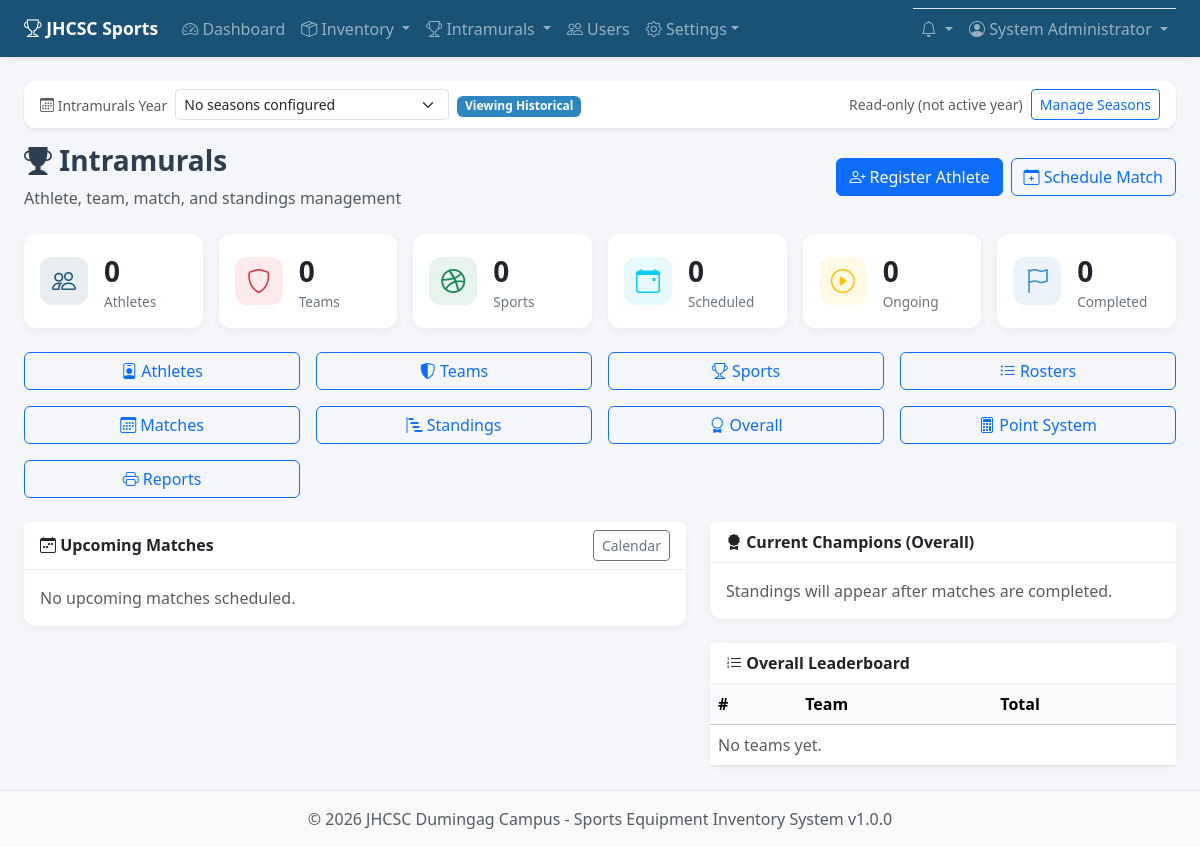
Page /intramurals/index.php (signed in) on the earlier database version.
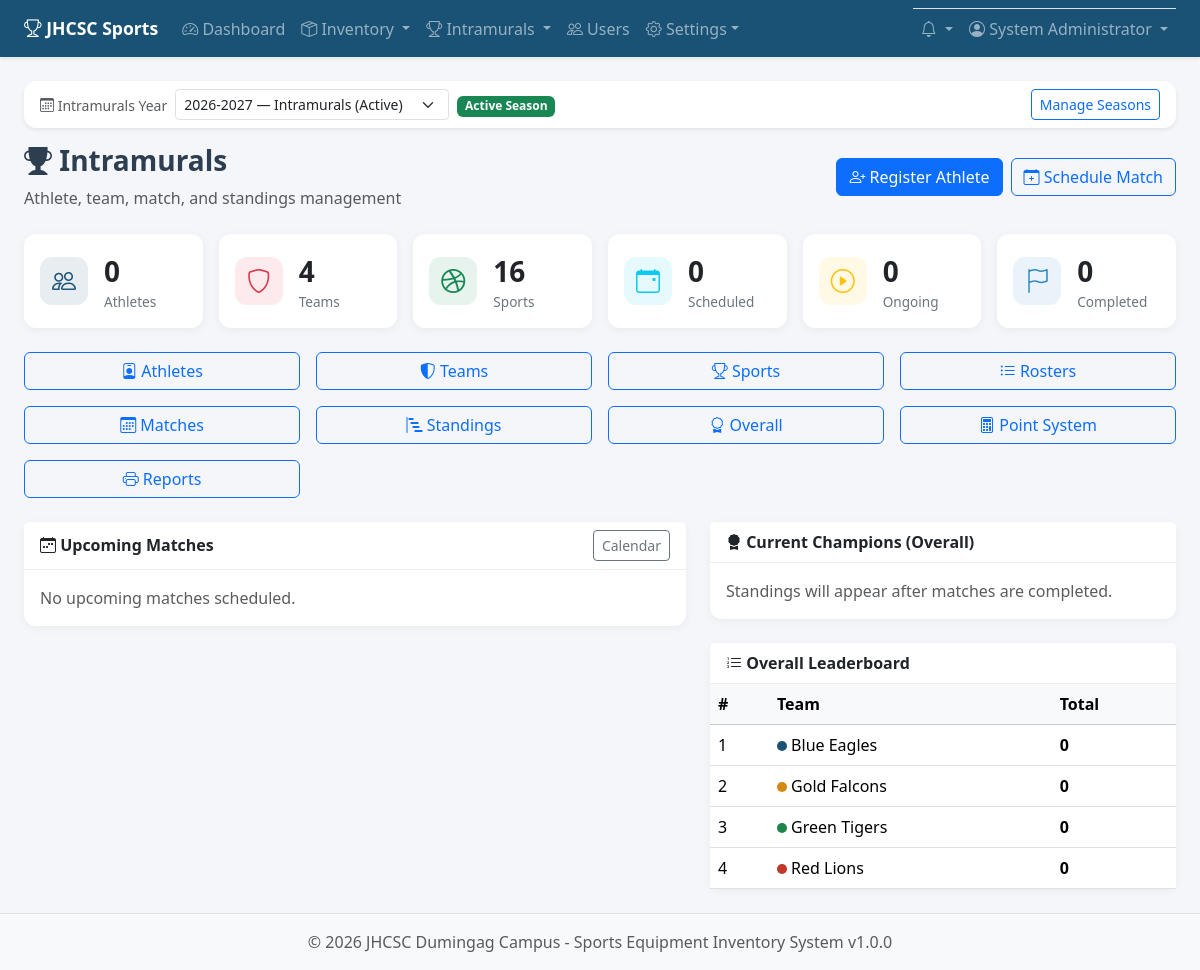
Same page on the later database version.
### tables this page shows
CREATE TABLE IF NOT EXISTS intramural_teams (
    id INT AUTO_INCREMENT PRIMARY KEY,
    name VARCHAR(100) NOT NULL,
    short_name VARCHAR(30) DEFAULT NULL,
    color VARCHAR(20) DEFAULT '#1a5276',
    logo VARCHAR(255) DEFAULT NULL,
    department VARCHAR(100) DEFAULT NULL,
    coach_name VARCHAR(100) DEFAULT NULL,
    unit_manager_id INT DEFAULT NULL,
    coach_user_id INT DEFAULT NULL,
    description TEXT,
    is_active TINYINT(1) NOT NULL DEFAULT 1,
    created_at TIMESTAMP DEFAULT CURRENT_TIMESTAMP,
    updated_at TIMESTAMP DEFAULT CURRENT_TIMESTAMP ON UPDATE CURRENT_TIMESTAMP,
    UNIQUE KEY uq_team_name (name),
    FOREIGN KEY (unit_manager_id) REFERENCES users(id) ON DELETE SET NULL,
    FOREIGN KEY (coach_user_id) REFERENCES users(id) ON DELETE SET NULL
);

### includes/intramurals.php (called while the page is built, shortened)
<?php
function sportLabel(array $sport): string
{
    return $sport['name'] . ' (' . ucfirst($sport['category']) . ')';
}
function getAllSeasons(bool $includeArchived = true): array
{
    try {
        $db = getDB();
        $sql = 'SELECT * FROM intramural_seasons';
        $sql .= ' ORDER BY is_active DESC, year_label DESC, id DESC';
        return $db->query($sql)->fetchAll();
    } catch (Throwable $e) {
        return [];
    }
}
function getActiveSeason(): ?array
{
    try {
        $db = getDB();
        $season = $db->query('SELECT * FROM intramural_seasons WHERE is_active = 1 ORDER BY id DESC LIMIT 1')->fetch();
        if ($season) {
            return $season;
        }
        return $db->query('SELECT * FROM intramural_seasons ORDER BY id DESC LIMIT 1')->fetch() ?: null;
    } catch (Throwable $e) {
        return null;
    }
}
function getSeasonById(int $id): ?array
{
    try {
        $db = getDB();
        $stmt = $db->prepare('SELECT * FROM intramural_seasons WHERE id = ?');
        $stmt->execute([$id]);
        return $stmt->fetch() ?: null;
    } catch (Throwable $e) {
        return null;
    }
}
function getCurrentSeasonId(): ?int
{
    $active = getActiveSeason();
    return $active ? (int) $active['id'] : null;
}
function getCurrentSeason(): ?array
{
    $id = getCurrentSeasonId();
    return $id ? getSeasonById($id) : getActiveSeason();
}
function isViewingActiveSeason(): bool
{
    $current = getCurrentSeason();
    return $current && !empty($current['is_active']);
}
function getIntramuralsStats(?int $seasonId = null): array
{
    $db = getDB();
    $seasonId = $seasonId ?? getCurrentSeasonId();
    $stats = [
        'total_athletes' => 0,
        'total_teams' => 0,
        'total_sports' => 0,
        'scheduled_games' => 0,
        'completed_games' => 0,
        'ongoing_games' => 0,
        'registered_athletes' => 0,
    ];
    try {
        $stats['total_athletes'] = (int) $db->query('SELECT COUNT(*) FROM intramural_athletes WHERE is_active = 1')->fetchColumn();
        $stats['total_teams'] = (int) $db->query('SELECT COUNT(*) FROM intramural_teams WHERE is_active = 1')->fetchColumn();
        $stats['total_sports'] = (int) $db->query('SELECT COUNT(*) FROM intramural_sports WHERE is_active = 1')->fetchColumn();
        if ($seasonId) {
            $stmt = $db->prepare("SELECT COUNT(*) FROM intramural_matches WHERE status = 'scheduled' AND season_id = ?");
            $stmt->execute([$seasonId]);
            $stats['scheduled_games'] = (int) $stmt->fetchColumn();
            $stmt = $db->prepare("SELECT COUNT(*) FROM intramural_matches WHERE status IN ('completed', 'forfeit') AND season_id = ?");
            $stmt->execute([$seasonId]);
            $stats['completed_games'] = (int) $stmt->fetchColumn();
            $stmt = $db->prepare("SELECT COUNT(*) FROM intramural_matches WHERE status = 'ongoing' AND season_id = ?");
            $stmt->execute([$seasonId]);
            $stats['ongoing_games'] = (int) $stmt->fetchColumn();
            $stmt = $db->prepare('SELECT COUNT(DISTINCT athlete_id) FROM intramural_registrations WHERE season_id = ?');
            $stmt->execute([$seasonId]);
            $stats['registered_athletes'] = (int) $stmt->fetchColumn();
        }
    } catch (Throwable $e) {
    }
    return $stats;
}
function getPointSchemeById(?int $schemeId): array
{
    try {
        $db = getDB();
        $stmt = $db->prepare('SELECT * FROM intramural_point_schemes WHERE id = ? AND is_active = 1');
        $stmt->execute([$schemeId]);
        $scheme = $stmt->fetch();
        return $scheme ?: defaultPointScheme();
    } catch (Throwable $e) {
        return defaultPointScheme();
    }
}
function getPointSchemeForSport(array $sport): array
{
    $schemeId = !empty($sport['point_scheme_id']) ? (int) $sport['point_scheme_id'] : null;
    return getPointSchemeById($schemeId);
}
function computeSportStandings(?int $sportId = null, ?int $seasonId = null): array
{
    $db = getDB();
    $seasonId = $seasonId ?? getCurrentSeasonId();
    try {
        if ($sportId) {
            $sports = $db->prepare('SELECT s.*, ps.name as scheme_name, ps.points_1, ps.points_2, ps.points_3, ps.points_4, ps.points_5, ps.points_6
                FROM intramural_sports s
                LEFT JOIN intramural_point_schemes ps ON s.point_scheme_id = ps.id
                WHERE s.id = ? AND s.is_active = 1');
            $sports->execute([$sportId]);
            $sports = $sports->fetchAll();
        } else {
            $sports = $db->query('SELECT s.*, ps.name as scheme_name, ps.points_1, ps.points_2, ps.points_3, ps.points_4, ps.points_5, ps.points_6
                FROM intramural_sports s
                LEFT JOIN intramural_point_schemes ps ON s.point_scheme_id = ps.id
                WHERE s.is_active = 1 ORDER BY s.name, s.category')->fetchAll();
        }
    } catch (Throwable $e) {
        if ($sportId) {
            $sports = $db->prepare('SELECT * FROM intramural_sports WHERE id = ? AND is_active = 1');
            $sports->execute([$sportId]);
            $sports = $sports->fetchAll();
        } else {
            $sports = $db->query('SELECT * FROM intramural_sports WHERE is_active = 1 ORDER BY name, category')->fetchAll();
        }
    }
    $result = [];
    foreach ($sports as $sport) {
        $sid = (int) $sport['id'];
        $scheme = getPointSchemeForSport($sport);
        $teams = $db->query('SELECT * FROM intramural_teams WHERE is_active = 1 ORDER BY name')->fetchAll();
        $standings = [];
        foreach ($teams as $team) {
            $standings[(int) $team['id']] = [
                'team_id' => (int) $team['id'],
                'team_name' => $team['name'],
                'short_name' => $team['short_name'] ?: $team['name'],
                'color' => $team['color'],
                'played' => 0,
                'wins' => 0,
                'losses' => 0,
                'draws' => 0,
                'points' => 0,
                'placement_points' => 0,
                'placement_label' => null,
                'score_for' => 0,
                'score_against' => 0,
                'diff' => 0,
            ];
        }
        if ($seasonId) {
            $stmt = $db->prepare("SELECT * FROM intramural_matches WHERE sport_id = ? AND season_id = ? AND status IN ('completed', 'forfeit')");
            $stmt->execute([$sid, $seasonId]);
        } else {
            $stmt = $db->prepare("SELECT * FROM intramural_matches WHERE sport_id = ? AND status IN ('completed', 'forfeit')");
            $stmt->execute([$sid]);
        }
        $matches = $stmt->fetchAll();
        $rows = array_values($standings);
        usort($rows, function ($x, $y) {
            if ($x['points'] !== $y['points']) {
                return $y['points'] <=> $x['points'];
            }
            if ($x['wins'] !== $y['wins']) {
                return $y['wins'] <=> $x['wins'];
            }
            if ($x['diff'] !== $y['diff']) {
                return $y['diff'] <=> $x['diff'];
            }
            return $y['score_for'] <=> $x['score_for'];
        });
        $rank = 1;
        foreach ($rows as &$row) {
            $row['rank'] = $rank++;
            $row['medal'] = null;
            $row['placement_points'] = 0;
            $row['placement_label'] = null;
        }
        $result[$sid] = [
            'sport' => $sport,
            'scheme' => $scheme,
            'standings' => $rows,
        ];
    }
    return $result;
}
function computeOverallStandings(): array
{
    $all = computeSportStandings(null);
    $db = getDB();
    $teams = $db->query('SELECT * FROM intramural_teams WHERE is_active = 1 ORDER BY name')->fetchAll();
    $overall = [];
    foreach ($teams as $team) {
        $overall[(int) $team['id']] = [
            'team_id' => (int) $team['id'],
            'team_name' => $team['name'],
            'short_name' => $team['short_name'] ?: $team['name'],
            'color' => $team['color'],
            'sports' => [],
            'total' => 0,
            'gold' => 0,
            'silver' => 0,
            'bronze' => 0,
        ];
    }
    foreach ($all as $sid => $block) {
        $sportKey = sportLabel($block['sport']);
        foreach ($block['standings'] as $row) {
            $tid = $row['team_id'];
            if (!isset($overall[$tid]) || $row['played'] === 0) {
                continue;
            }
            $pts = (int) $row['placement_points'];
            $overall[$tid]['sports'][$sportKey] = $pts;
            $overall[$tid]['total'] += $pts;
        }
    }
    $rows = array_values($overall);
    usort($rows, function ($a, $b) {
        if ($a['total'] !== $b['total']) {
            return $b['total'] <=> $a['total'];
        }
        if ($a['gold'] !== $b['gold']) {
            return $b['gold'] <=> $a['gold'];
        }
        if ($a['silver'] !== $b['silver']) {
            return $b['silver'] <=> $a['silver'];
        }
        return $b['bronze'] <=> $a['bronze'];
    });
    $rank = 1;
    return [
        'sport_labels' => array_map(fn($b) => sportLabel($b['sport']), $all),
        'standings' => $rows,
    ];
}

### includes/auth.php (called while the page is built, shortened)
<?php
require_once __DIR__ . '/functions.php';
require_once __DIR__ . '/intramurals.php';
function isLoggedIn(): bool
{
    return isset($_SESSION['user_id']) && !empty($_SESSION['user_id']);
}
function canManageIntramurals(): bool
{
    return isLoggedIn() && in_array($_SESSION['user_role'], ['admin', 'coordinator', 'staff'], true);
}

### includes/functions.php (called while the page is built, shortened)
<?php
function sanitize(string $input): string
{
    return htmlspecialchars(trim($input), ENT_QUOTES, 'UTF-8');
}

### intramurals/index.php (the view, shortened to what the changed rows need)
<?php
require_once __DIR__ . '/../includes/auth.php';
$seasonId = getCurrentSeasonId();
$stats = getIntramuralsStats();
$overall = [];
try {
    $overallData = computeOverallStandings();
    $overall = $overallData['standings'];
} catch (Throwable $e) {
    flash('error', 'Intramurals tables are not installed yet. Run database/migrate_intramurals.sql or database/run_seasons_migrate.php.');
}
require_once __DIR__ . '/../includes/header.php';
require __DIR__ . '/_season_bar.php';
?>
<div class="page-header d-flex justify-content-between align-items-center flex-wrap gap-2">
    <div>
        <h1><i class="bi bi-trophy-fill"></i> Intramurals</h1>
    </div>
</div>
<div class="row g-3 mb-4">
    <div class="col-6 col-md-4 col-xl-2">
        <div class="card stat-card h-100">
            <div class="card-body d-flex align-items-center gap-3">
                <div>
                    <div class="stat-value"><?= $stats['total_teams'] ?></div>
                    <div class="stat-label">Teams</div>
                </div>
            </div>
        </div>
    </div>
    <div class="col-6 col-md-4 col-xl-2">
        <div class="card stat-card h-100">
            <div class="card-body d-flex align-items-center gap-3">
                <div>
                    <div class="stat-value"><?= $stats['total_sports'] ?></div>
                    <div class="stat-label">Sports</div>
                </div>
            </div>
        </div>
    </div>
</div>
<div class="row g-4">
    <div class="col-lg-5">
        <div class="card">
            <div class="card-body p-0">
                <table class="table mb-0">
                    <thead class="table-light"><tr><th>#</th><th>Team</th><th>Total</th></tr></thead>
                    <tbody>
                        <?php foreach (array_slice($overall, 0, 6) as $row): ?>
                        <tr>
                            <td><?= $row['rank'] ?></td>
                            <td><span style="display:inline-block;width:10px;height:10px;border-radius:50%;background:<?= sanitize($row['color']) ?>"></span> <?= sanitize($row['team_name']) ?></td>
                            <td><strong><?= $row['total'] ?></strong></td>
                        </tr>
                        <?php endforeach; ?>
                        <?php if (empty($overall)): ?>
                        <tr><td colspan="3" class="text-muted">No teams yet.</td></tr>
                        <?php endif; ?>
                    </tbody>
                </table>
            </div>
        </div>
    </div>
</div>
<?php require_once __DIR__ . '/../includes/footer.php'; ?>

### intramurals/_season_bar.php (shortened to what the changed rows need)
<?php
$__season = getCurrentSeason();
$__seasons = getAllSeasons(true);
$__writable = isViewingActiveSeason();
?>
<div class="card mb-3 border-0 shadow-sm season-bar">
    <div class="card-body py-2 px-3">
        <form method="GET" class="row g-2 align-items-center">
            <div class="col-md-4 col-lg-3">
                <select name="season_id" class="form-select form-select-sm" onchange="this.form.submit()">
                    <?php foreach ($__seasons as $s): ?>
                    <option value="<?= $s['id'] ?>" <?= $__season && (int) $__season['id'] === (int) $s['id'] ? 'selected' : '' ?>>
                        <?= sanitize($s['year_label']) ?> — <?= sanitize($s['name']) ?>
                    </option>
                    <?php endforeach; ?>
                    <?php if (empty($__seasons)): ?>
                    <option value="">No seasons configured</option>
                    <?php endif; ?>
                </select>
            </div>
            <div class="col-auto">
                <?php if ($__season && !empty($__season['is_active'])): ?>
                <span class="badge bg-success">Active Season</span>
                <?php else: ?>
                <span class="badge bg-secondary">Viewing Historical</span>
                <?php endif; ?>
            </div>
            <div class="col-auto ms-auto d-flex gap-2">
                <?php if (!$__writable): ?>
                <span class="small text-muted align-self-center">Read-only (not active year)</span>
                <?php endif; ?>
                <?php if (canManageIntramurals()): ?>
                <a href="<?= BASE_URL ?>/intramurals/seasons/index.php" class="btn btn-sm btn-outline-primary">Manage Seasons</a>
                <?php endif; ?>
            </div>
        </form>
    </div>
</div>

Differences in the rows shown:
added intramural_teams: rank "1", name "Blue Eagles", total "0"
added intramural_teams: rank "2", name "Gold Falcons", total "0"
added intramural_teams: id "3", name "Green Tigers", total "0"
added intramural_teams: rank "4", name "Red Lions", total "0"
Other differences:
form field season_id: "No seasons configured" → "2026-2027 — Intramurals (Active)"
$stats['total_teams']: "0" → "4"
$stats['total_sports']: "0" → "16"
text no longer shown: "Viewing Historical Read-only (not active year) No teams yet."
text now shown: "Active Season"
